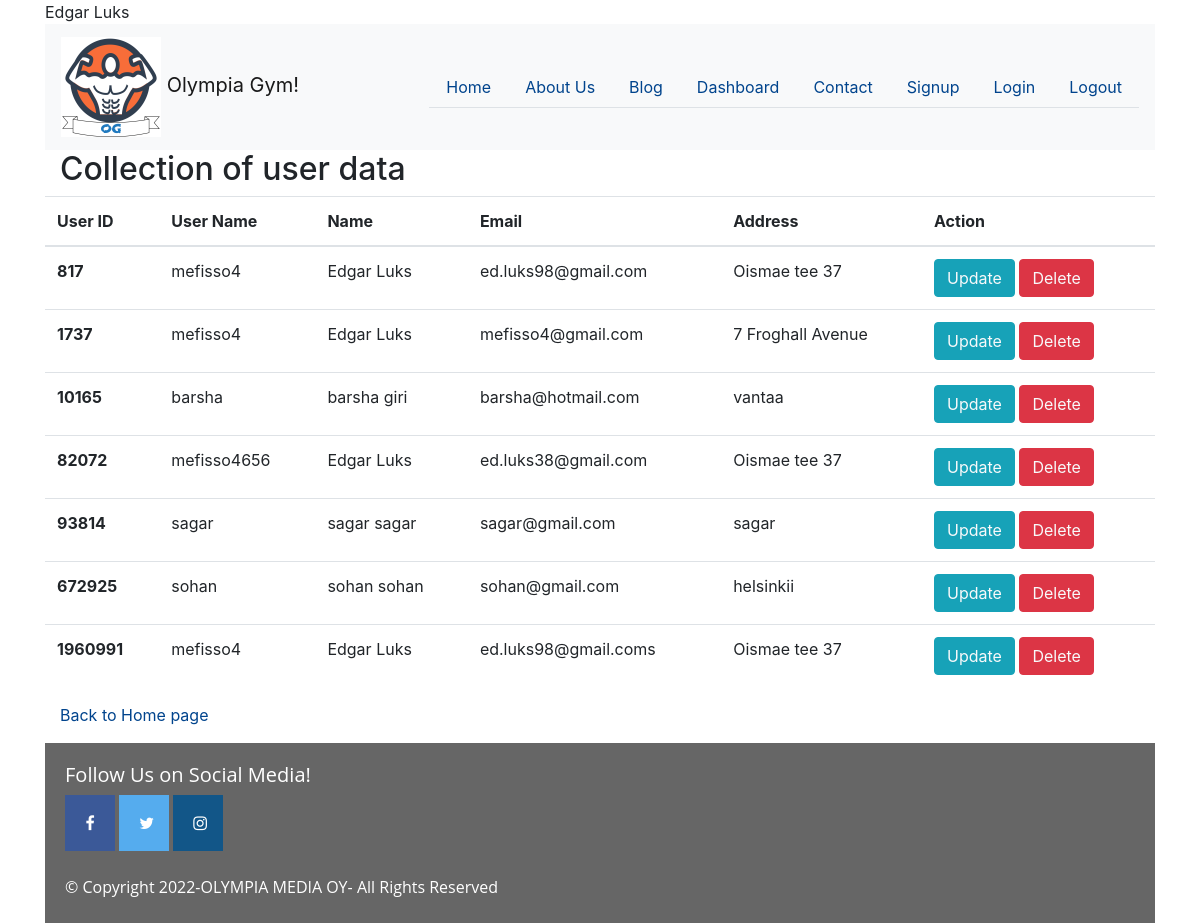
/read.php (signed in), run on the app's committed database.
### tables this page shows
CREATE TABLE `users` (
  `id` int(11) NOT NULL,
  `user_name` varchar(100) NOT NULL,
  `password` varchar(100) NOT NULL,
  `name` varchar(100) NOT NULL,
  `email` varchar(100) NOT NULL,
  `address` varchar(100) NOT NULL
);

### read.php (the view, shortened to what this page needs)
<?php
include 'header.php';
include("connection.php");
?>
<div class="container">
    <h2>Collection of user data</h2>
  <div class="row justify-content-center">
    <table class="table">
      <thead>
        <tr>
          <th>User ID</th>
          <th>User Name</th>
          <th>Name</th>
          <th>Email</th>
          <th>Address</th>
          <th colspan="2">Action</th>
        </tr>
      </thead>
      <?php
        $sql= "select * from users";
        $result= mysqli_query($con, $sql);
        if($result){
          while($row= mysqli_fetch_assoc($result)){
            $id =$row['id'];
            $user_name =$row['user_name'];
            $name =$row['name'];
            $email =$row['email'];
            $address =$row['address'];
            echo '<tr>
            <th scope ="row">'.$id.'</th>
            <td>'.$user_name.'</td>
            <td>'.$name.'</td>
            <td>'.$email.'</td>
            <td>'.$address.'</td>
            <td>
            <button class="btn btn-info"><a class="text-light" href="update.php?updateid='.$id.'">Update</a></button>
            <button class = "btn btn-danger"><a class="text-light" href= "delete.php?deleteid='.$id.'" >Delete</a></button>
            </td>
            </tr>';
          }
        }
      ?>
    </table>
  </div>
  <div>
  <p><a href='index.php'>Back to Home page</a></p>
  </div>
</div>
<?php
include 'footer.php';
?>

### html-website/style.css (style rules this page uses)
.row { margin-top: 8px; }
a { color: #01448d }
a { color: #01448d; }
* { box-sizing: border-box; }

### data on the page
users: id "817", user_name "mefisso4", name "Edgar Luks", email "ed.luks98@gmail.com", address "Oismae tee 37"
users: id "1737", user_name "mefisso4", name "Edgar Luks", email "mefisso4@gmail.com", address "7 Froghall Avenue"
users: id "10165", user_name "barsha", name "barsha giri", email "barsha@hotmail.com", address "vantaa"
users: id "82072", user_name "mefisso4656", name "Edgar Luks", email "ed.luks38@gmail.com", address "Oismae tee 37"
users: id "93814", user_name "sagar", name "sagar sagar", email "sagar@gmail.com", address "sagar"
users: id "672925", user_name "sohan", name "sohan sohan", email "sohan@gmail.com", address "helsinkii"
users: id "1960991", user_name "mefisso4", name "Edgar Luks", email "ed.luks98@gmail.coms", address "Oismae tee 37"

### other printed values
$_SESSION['id'] "Edgar Luks"
